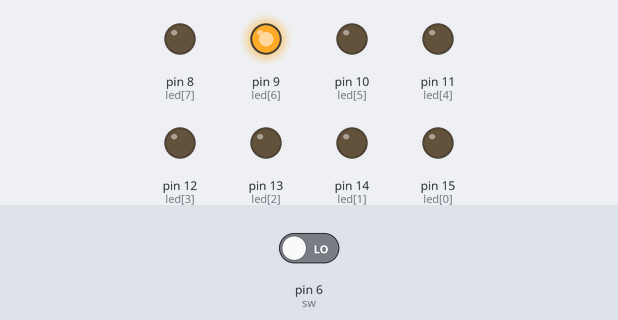
The sketch below on a simulated Arduino Uno, built with avr-gcc and run on an emulated ATmega328P. Shown: output pins drawn as LEDs (lit = HIGH). The test bench sets the inputs (shaded band); at power-on: pin 6 (sw) LOW.

Above: at 11.6 s.
11.7 s: pin 6 (sw) driven HIGH
At 13.6 s:
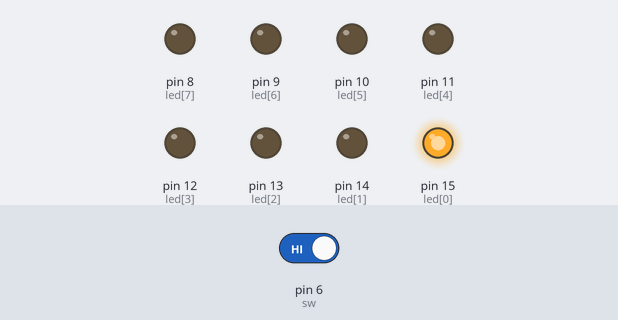
22.5 s: pin 6 (sw) driven LOW
At 24.4 s:
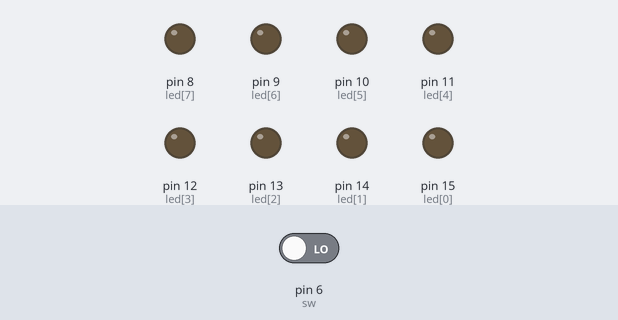
Timing chart, 0 to 34.9 s (numbered marks = the images above; inputs shaded):
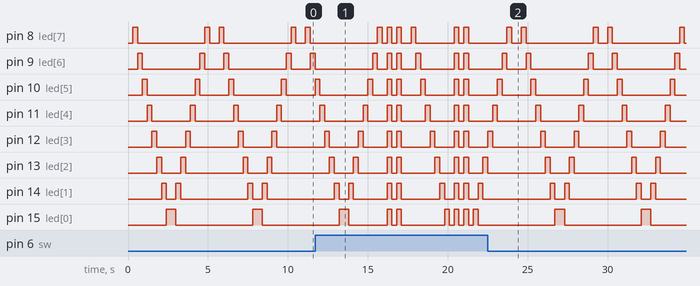

The sketch:

06050163.ino
```cpp
int led[8]={15,14,13,12,11,10,9,8};
const byte sw=6;
void setup() {

for(int i=0;i<8;i++)
{
  pinMode(led[i],OUTPUT);
}
pinMode(sw,INPUT);
}

void loop()
{
bool val=digitalRead(sw);
if(val)
{
    for(int h=0;h<2;h++)
  {
    for(int j=0;j<8;j++)
    {
      digitalWrite(led[j],HIGH);
    }
  delay(300);
    for(int ij=0;ij<8;ij++)
    {
      digitalWrite(led[ij],LOW);
    }
  delay(300);
  }
   //left shift
  for(int j=8;j>=0;j--)
    {
      digitalWrite(led[j],HIGH);
      delay(300);
      digitalWrite(led[j],LOW);
    }
    delay(300);
    //all light
    for(int h=0;h<2;h++)
    {
    for(int j=0;j<8;j++)
    {
      digitalWrite(led[j],HIGH);
    }
  delay(300);
    for(int ij=0;ij<8;ij++)
    {
      digitalWrite(led[ij],LOW);
    }
  delay(300);
  }
    //right shift
      for(int j=0;j<8;j++)
    {
      digitalWrite(led[j],HIGH);
      delay(300);
      digitalWrite(led[j],LOW);
    }
    delay(300);

}
else
{//left shift
  for(int j=8;j>=0;j--)
    {
      digitalWrite(led[j],HIGH);
      delay(300);
      digitalWrite(led[j],LOW);
    }
        //right shift
      for(int j=0;j<8;j++)
    {
      digitalWrite(led[j],HIGH);
      delay(300);
      digitalWrite(led[j],LOW);
    }
    delay(300);
  }
}
```

Measured:
- by itself, pin 8 (led[7]): repeats every 5.4 s: LOW 0.60 s, HIGH 0.30 s, LOW 4.2 s, HIGH 0.30 s
- by itself, pin 9 (led[6]): repeats every 5.4 s: LOW 1.2 s, HIGH 0.30 s, LOW 3.6 s, HIGH 0.30 s
- by itself, pin 10 (led[5]): repeats every 5.4 s: LOW 1.8 s, HIGH 0.30 s, LOW 3.0 s, HIGH 0.30 s
- by itself, pin 11 (led[4]): alternates HIGH for 0.30 s and LOW for 2.4 s
- by itself, pin 12 (led[3]): repeats every 5.4 s: LOW 3.0 s, HIGH 0.30 s, LOW 1.8 s, HIGH 0.30 s
- by itself, pin 15 (led[0]): alternates HIGH for 0.60 s and LOW for 4.8 s
